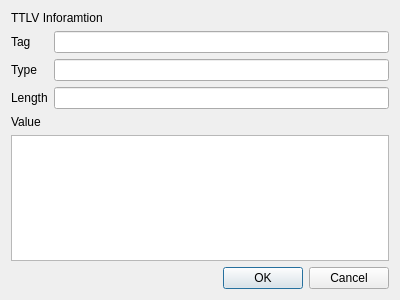
<?xml version="1.0" encoding="UTF-8"?>
<ui version="4.0">
 <class>EditDlg</class>
 <widget class="QDialog" name="EditDlg">
  <property name="geometry">
   <rect>
    <x>0</x>
    <y>0</y>
    <width>400</width>
    <height>300</height>
   </rect>
  </property>
  <property name="windowTitle">
   <string>Dialog</string>
  </property>
  <layout class="QGridLayout" name="gridLayout">
   <item row="2" column="0">
    <widget class="QLabel" name="label_3">
     <property name="text">
      <string>Type</string>
     </property>
    </widget>
   </item>
   <item row="2" column="1">
    <widget class="QLineEdit" name="mTypeText"/>
   </item>
   <item row="1" column="0">
    <widget class="QLabel" name="label_2">
     <property name="text">
      <string>Tag</string>
     </property>
    </widget>
   </item>
   <item row="3" column="0">
    <widget class="QLabel" name="label_4">
     <property name="text">
      <string>Length</string>
     </property>
    </widget>
   </item>
   <item row="6" column="0" colspan="2">
    <widget class="QDialogButtonBox" name="buttonBox">
     <property name="orientation">
      <enum>Qt::Horizontal</enum>
     </property>
     <property name="standardButtons">
      <set>QDialogButtonBox::Cancel|QDialogButtonBox::Ok</set>
     </property>
    </widget>
   </item>
   <item row="1" column="1">
    <widget class="QLineEdit" name="mTagText"/>
   </item>
   <item row="5" column="0" colspan="2">
    <widget class="QPlainTextEdit" name="mValueText"/>
   </item>
   <item row="3" column="1">
    <widget class="QLineEdit" name="mLengthText"/>
   </item>
   <item row="0" column="0" colspan="2">
    <widget class="QLabel" name="label">
     <property name="text">
      <string>TTLV Inforamtion</string>
     </property>
    </widget>
   </item>
   <item row="4" column="0">
    <widget class="QLabel" name="label_5">
     <property name="text">
      <string>Value</string>
     </property>
    </widget>
   </item>
  </layout>
 </widget>
 <resources/>
 <connections>
  <connection>
   <sender>buttonBox</sender>
   <signal>accepted()</signal>
   <receiver>EditDlg</receiver>
   <slot>accept()</slot>
   <hints>
    <hint type="sourcelabel">
     <x>248</x>
     <y>254</y>
    </hint>
    <hint type="destinationlabel">
     <x>157</x>
     <y>274</y>
    </hint>
   </hints>
  </connection>
  <connection>
   <sender>buttonBox</sender>
   <signal>rejected()</signal>
   <receiver>EditDlg</receiver>
   <slot>reject()</slot>
   <hints>
    <hint type="sourcelabel">
     <x>316</x>
     <y>260</y>
    </hint>
    <hint type="destinationlabel">
     <x>286</x>
     <y>274</y>
    </hint>
   </hints>
  </connection>
 </connections>
</ui>
